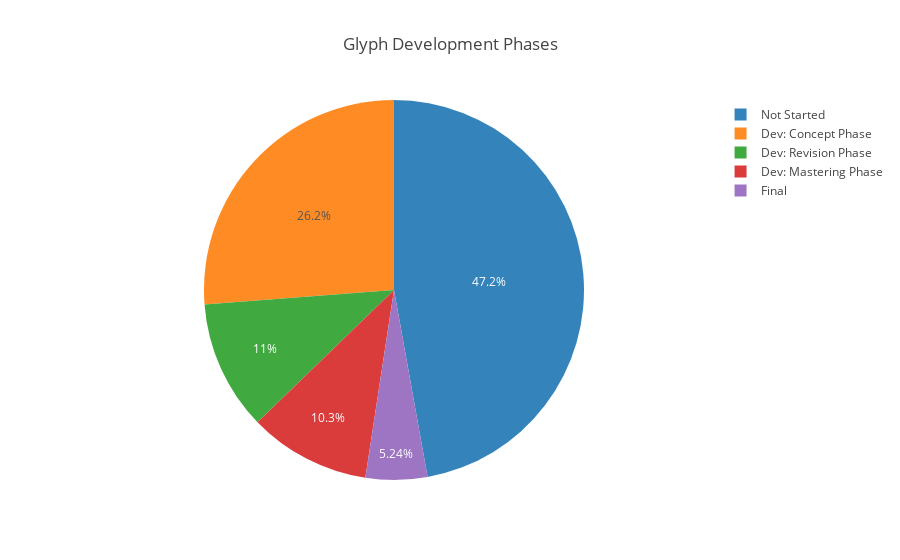

This figure's notebook cell:
### Markdown cell above
### Metric 2

### Code cell
labels = ['Not Started','Dev: Concept Phase','Dev: Revision Phase', 'Dev: Mastering Phase', 'Final']
values = [4500,2500,1053,987, 500]

trace = go.Pie(labels=labels, values=values, opacity=0.9,)

plotly.offline.iplot(
    {"data": [trace], "layout": go.Layout(title="Glyph Development Phases")},
    image='png',
    filename='pieplot',
)

### Figure 1 — Plotly figure (JSON) as saved in the notebook; plotly's stock layout.template omitted (floating-point values rounded to 4 significant figures)
{"data": [{"labels": ["Not Started", "Dev: Concept Phase", "Dev: Revision Phase", "Dev: Mastering Phase", "Final"], "opacity": 0.9, "type": "pie", "uid": "6936eaa9-39b9-4e6d-815d-d4a7647d15ca", "values": [4500, 2500, 1053, 987, 500]}], "layout": {"title": {"text": "Glyph Development Phases"}}}
